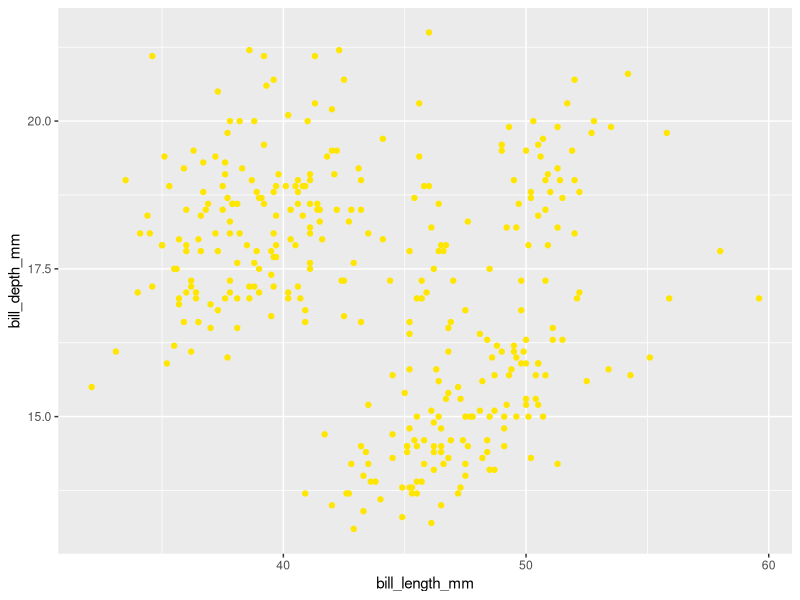

Recreate this plot in R.
library(ggplot2)
library(palmerpenguins)

filename <- "/home/z0000000/coders/plot.png"
point.colour <- "#FFE600"

out <- ggplot(penguins, aes(x = bill_length_mm, y = bill_depth_mm)) +
  geom_point(colour = point.colour)

ggsave(filename = filename, plot = out)
